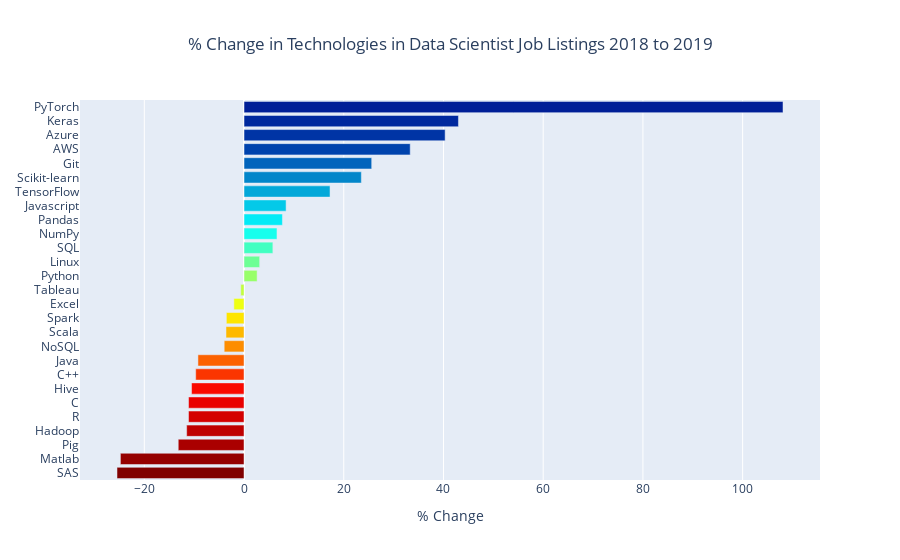

The code cell stored with this chart in its notebook:
### Code cell
cmax=50
cmin=200
color_s = np.linspace(cmin, cmax, 30)

data = [
    go.Bar(  
        y=df_over_five_all_c.index,          
        x=df_over_five_all_c['% Change'],
        orientation='h',
        marker=dict(
            colorscale='Jet',
            #cauto=True,
            color=color_s
        ),
    )
]

layout = {
    'title': '% Change in Technologies in Data Scientist Job Listings 2018 to 2019',
    'yaxis': {'tickmode': 'linear'},
    'xaxis': {'title': "% Change"},
    'title_x':0.5,
    'height': 700
}

fig = go.Figure(data=data, layout=layout)
py.iplot(fig)

### Figure 1 — Plotly figure (JSON) as saved in the notebook; plotly's stock layout.template omitted (floating-point values rounded to 4 significant figures)
{"data": [{"marker": {"color": [200, 194.8, 189.7, 184.5, 179.3, 174.1, 169.0, 163.8, 158.6, 153.4, 148.3, 143.1, 137.9, 132.8, 127.6, 122.4, 117.2, 112.1, 106.9, 101.7, 96.55, 91.38, 86.21, 81.03, 75.86, 70.69, 65.52, 60.34, 55.17, 50], "colorscale": [[0, "rgb(0,0,131)"], [0.2, "rgb(0,60,170)"], [0.4, "rgb(5,255,255)"], [0.6, "rgb(255,255,0)"], [0.8, "rgb(250,0,0)"], [1, "rgb(128,0,0)"]]}, "orientation": "h", "type": "bar", "x": [-25.48, -24.79, -13.2, -11.51, -11.13, -11.13, -10.53, -9.696, -9.244, -3.977, -3.616, -3.544, -2.04, -0.6567, 2.624, 3.134, 5.784, 6.608, 7.696, 8.435, 17.25, 23.53, 25.6, 33.33, 40.33, 43.0, 108.1], "y": ["SAS", "Matlab", "Pig", "Hadoop", "R", "C", "Hive", "C++", "Java", "NoSQL", "Scala", "Spark", "Excel", "Tableau", "Python", "Linux", "SQL", "NumPy", "Pandas", "Javascript", "TensorFlow", "Scikit-learn", "Git", "AWS", "Azure", "Keras", "PyTorch"]}], "layout": {"autosize": true, "title": {"text": "% Change in Technologies in Data Scientist Job Listings 2018 to 2019", "x": 0.5}, "xaxis": {"autorange": true, "range": [-32.9, 115.5], "title": {"text": "% Change"}, "type": "linear"}, "yaxis": {"autorange": true, "range": [-0.5, 26.5], "tickmode": "linear", "type": "category"}}}
